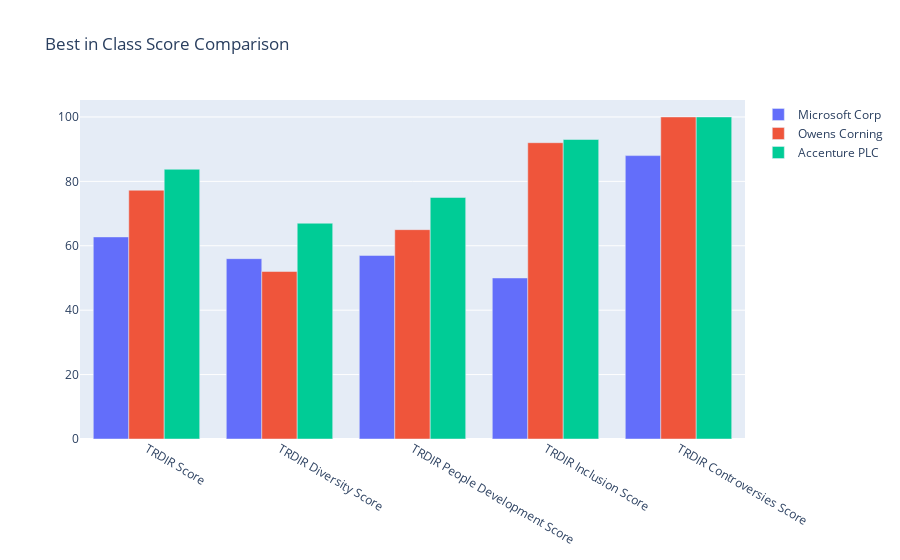

Notebook cell for this chart:
### Code cell
# Plot it in the bar chart
def generateBar(index):
    cName = compare.columns[index]
    return go.Bar(x=compare.index[2:], y=compare[cName][2:], name=compare[cName]['Company Common Name'])

fig = go.Figure([generateBar(0), generateBar(1), generateBar(2)])
fig.update_layout(title='Best in Class Score Comparison')
fig.show()

### Figure 1 — Plotly figure (JSON) as saved in the notebook; plotly's stock layout.template omitted (floating-point values rounded to 4 significant figures)
{"data": [{"name": "Microsoft Corp", "type": "bar", "x": ["TRDIR Score", "TRDIR Diversity Score", "TRDIR People Development Score", "TRDIR Inclusion Score", "TRDIR Controversies Score"], "y": [62.75, 56, 57, 50, 88]}, {"name": "Owens Corning", "type": "bar", "x": ["TRDIR Score", "TRDIR Diversity Score", "TRDIR People Development Score", "TRDIR Inclusion Score", "TRDIR Controversies Score"], "y": [77.25, 52, 65, 92, 100]}, {"name": "Accenture PLC", "type": "bar", "x": ["TRDIR Score", "TRDIR Diversity Score", "TRDIR People Development Score", "TRDIR Inclusion Score", "TRDIR Controversies Score"], "y": [83.75, 67, 75, 93, 100]}], "layout": {"title": {"text": "Best in Class Score Comparison"}}}
